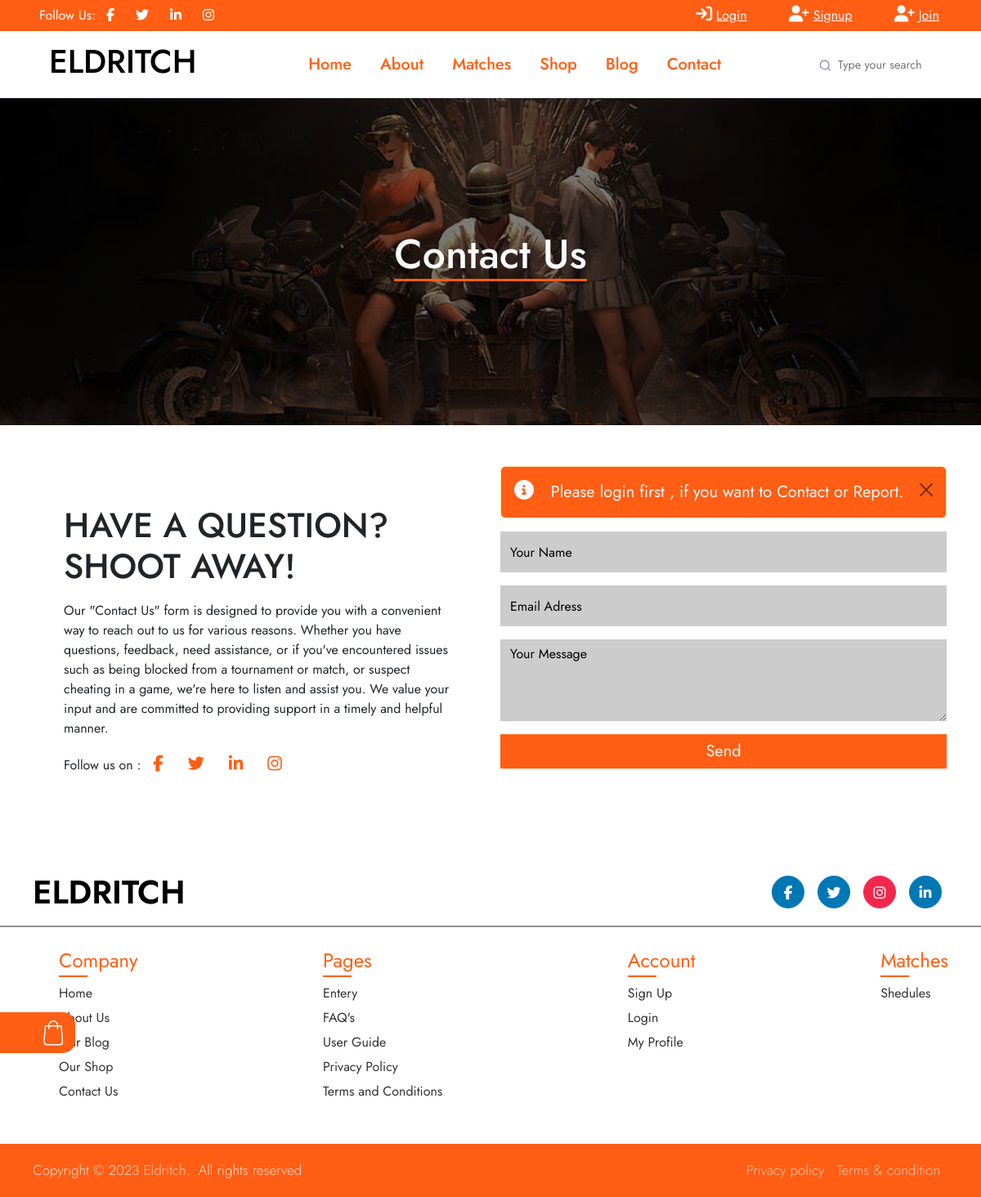
The page /contact.php on the database its author committed.
### tables this page shows
CREATE TABLE `manage_website` (
  `id` int(11) NOT NULL,
  `site_title` varchar(255) NOT NULL,
  `site_name` varchar(255) NOT NULL,
  `site_logo` varchar(255) NOT NULL,
  `site_email` varchar(255) NOT NULL,
  `site_address` varchar(255) NOT NULL,
  `site_description` varchar(255) NOT NULL,
  `site_phone` varchar(255) NOT NULL,
  `site_currency` varchar(255) NOT NULL
);

CREATE TABLE `manage_contact_us` (
  `id` int(11) NOT NULL,
  `heading` varchar(255) NOT NULL,
  `disc` text NOT NULL
);

### admin/include/database.php (called while the page is built, shortened)
<?php
    class Database{
        private $server = "localhost";
        private $user   = "root";
        private $pwd    = "";
        private $dbname = "gamming_project";
        private $mysqli = "";
        private $result = array();
        private $conn = false;
        public function __construct(){
            if(!$this->conn){
                $this->mysqli = new mysqli($this->server, $this->user, $this->pwd, $this->dbname);
                $this->conn = true;
            }else{
                return true;
            }
        }
        public function sql($sql){
            $query = $this->mysqli->query($sql);
            if($query){
                $this->result = $query->fetch_all(MYSQLI_ASSOC);
                return true;
            }else{
                array_push($this->result, $this->mysqli->error);
                return false;
            }
        }
        public function getResult(){
            $val = $this->result;
            $this->result = array();
            return $val;
        }
    }
?>

### user/include/auth-check.php (called while the page is built, shortened)
<?php
include('admin/include/database.php');
$myObj = new Database();

### contact.php (the view, shortened to what this page needs)
<?php
    include('user/include/header.php');
    $fillmsg = '';
    if(isset($_SESSION['player'])){
        $player = $_SESSION['player'];
        if(isset($_POST['submit'])){
            $name = $myObj->escapeString($_POST['name']);
            $email  = $myObj->escapeString($_POST['email']);
            $message  = $myObj->escapeString($_POST['message']);
            $status = "Pending";
            if($name != '' && $email != '' && $message != ''){
                $myObj->select('manage_players', '*', "id = '$player", null, null);
                $run_check = $myObj->getResult();
                if($run_check > 0){
                    $params = [
                        'name' => $name,
                        'email' => $email,
                        'message' => $message,
                        'status' => $status,
                        'user_id' => $player,
                    ];
                    $myObj->insert('manage_reports', $params);
                    $result = $myObj->getResult();
                    if($result){
                        $_SESSION['report_msg'] ='<div class="alert alert-warning alert-dismissible fade show" role="alert">
                            <strong>Okey!</strong> Your Report Submitted Successfully
                            <button type="button" class="btn-close" data-bs-dismiss="alert" aria-label="Close"></button>
                        </div>';
                        echo '<script>window.location.href="user-profile.php"</script>';
                    }else{
                        $fillmsg = '<div class="alert alert-warning alert-dismissible fade show" role="alert">
                            <strong>Something Wrong!</strong> Report Subbmtion Failed.
                            <button type="button" class="btn-close" data-bs-dismiss="alert" aria-label="Close"></button>
                        </div>';
                    }
                }
            }
        } else{
            $fillmsg = '<div class="alert alert-warning alert-dismissible fade show" role="alert">
                <strong>Remember!</strong> All feilds are required
                <button type="button" class="btn-close" data-bs-dismiss="alert" aria-label="Close"></button>
            </div>';
        }
    }else{
        $fillmsg = '<div class="alert alert-warning alert-dismissible fade show not-login-alert" role="alert">
                        <strong><i class="fa-solid fa-circle-info fs-4 text-light"></i></strong>
                          <span class="fs-5 ms-3 text-light">
                        Please login first , if you want to Contact or Report.
                    </span>
                        <button type="button" class="btn-close text-light" data-bs-dismiss="alert" aria-label="Close"></button>
                    </div>';
    }
    $myObj->sql('SELECT * FROM manage_contact_us');
    $pageData = $myObj->getResult();
    if (!empty($pageData)) {
        foreach ($pageData as $pg_row) {
            $pg_heading  = $pg_row['heading'];
            $pg_disc     = $pg_row['disc'];
        }
    }
?>
<div class="container-fluid bannerBg" style="background: linear-gradient(rgba(0, 0, 0, 0.5), rgba(0, 0, 0, 0.5)),url(user/assets/images/contact.jpg);">
    <div class="row">
        <div class="col text-light">
            <h2 class="h1 title">Contact Us</h2>
        </div>
    </div>
</div>
<div class="container-fluid content">
    <div class="container">
        <div class="row">
            <div class="col-lg-6 p-5 position-relative">
                <h2 class="title">
                    <?php echo $pg_heading;?>
                </h2>
                <p class="mt-2">
                <?php echo $pg_disc;?>
                </p>
                <div class="row">
                <div class="col">
                    <div class="d-flex align-items-center">
                        <p class="m-0">Follow us on :</p>
                        <a class="btn-about-link" href="<?php echo $facebook; ?>"><i class="fab fa-facebook-f"></i></a>
                        <a class="btn-about-link" href="<?php echo $twitter; ?>"><i class="fab fa-twitter"></i></a>
                        <a class="btn-about-link" href="<?php echo $linkd; ?>"><i class="fab fa-linkedin-in"></i></a>
                        <a class="btn-about-link" href="<?php echo $insta; ?>"><i class="fab fa-instagram"></i></a>
                    </div>
                </div>
                </div>
            </div>
            <div class="col-lg-6">
              <?php echo $fillmsg; ?>
                <form method="post" class="contact-form mt-2">
                    <div class="mb-3">
                        <input type="text" name="name" class="form-control" placeholder="Your Name" id="exampleInputEmail1"
                            aria-describedby="emailHelp">
                    </div>
                    <div class="mb-3">
                        <input type="email" name="email" class="form-control" placeholder="Email Adress" id="exampleInputPassword1">
                    </div>
                    <div class="mb-3">
                        <textarea name="message" class="form-control textarea text-aria" placeholder="Your Message"
                            aria-label="With textarea"></textarea>
                    </div>
                    <div class="form-button text-center mt-2">
                        <button type="submit" name="submit" class="btn">Send</button>
                    </div>
                </form>
            </div>
        </div>
    </div>
</div>
<?php include('user\include\footer.php') ?>

### user/include/header.php (shortened to what this page needs)
<?php
    include('user/include/auth-check.php');
    $auth_check = false;
$myObj->sql("SELECT * From manage_website");
$run = $myObj->getResult();
if ($run > 0) {
    foreach ($run as $data) {
        $site_title   = $data['site_title'];
    }
}
$myObj->sql("SELECT * From manage_site_socials");
$runSocials = $myObj->getResult();
if ($runSocials > 0) {
    foreach ($runSocials as $data) {
        $facebook   = $data['facebook'];
        $twitter    = $data['twitter'];
        $linkd      = $data['linkd'];
        $insta      = $data['insta'];
    }
}
?>
<!DOCTYPE html>
<html lang="en">
<head>
    <link href="https://cdn.jsdelivr.net/npm/bootstrap@5.2.1/dist/css/bootstrap.min.css" rel="stylesheet"
 />
    <link href="https://cdnjs.cloudflare.com/ajax/libs/font-awesome/5.10.0/css/all.min.css" rel="stylesheet" />
    <link rel="stylesheet" href="https://cdnjs.cloudflare.com/ajax/libs/font-awesome/6.4.2/css/all.min.css"
 />
    <link href="https://cdn.jsdelivr.net/npm/bootstrap-icons@1.4.1/font/bootstrap-icons.css" rel="stylesheet" />
    <link href="https://cdn.jsdelivr.net/npm/simple-datatables@7.1.2/dist/style.min.css" rel="stylesheet" />
    <link href="user/assets/lib/owlcarousel/assets/owl.carousel.min.css" rel="stylesheet" />
    <link href="user/assets/lib/fancy-box/jquery.fancybox.min.css" rel="stylesheet" />
    <link rel="stylesheet" href="user/assets/css/style.css" />
</head>
<body>
    <div class="container-fluid top-bar px-0 py-1 py-lg-0">
        <div class="row g-0  d-flex topBarInner">
            <div class="col d-none d-lg-block ps-5 text-start topBarInner2">
                <div class="h-100 d-inline-flex align-items-center text-white topBarInner3">
                    <span>Follow Us:</span>
                    <a class="btn btn-link" href="<?php echo $facebook; ?>"><i class="fab fa-facebook-f"></i></a>
                    <a class="btn btn-link" href="<?php echo $twitter; ?>"><i class="fab fa-twitter"></i></a>
                    <a class="btn btn-link" href="<?php echo $linkd; ?>"><i class="fab fa-linkedin-in"></i></a>
                    <a class="btn btn-link" href="<?php echo $insta; ?>"><i class="fab fa-instagram"></i></a>
                </div>
            </div>
            <div class="col text-start">
            </div>
            <div class="col-8 col-md-4 text-center <?= $auth_check ? 'd-none' : 'd-flex' ?> align-items-center justify-content-evenly">
                <div>
                    <i class="fa-solid fa-arrow-right-to-bracket fs-5 text-light"></i>
                    <a href="login.php" class="text-light me2">
                        Login
                    </a>
                </div>
                <div>
                    <i class="fa-solid fa-user-plus fs-5 text-light"></i>
                    <a href="signup.php" class="text-light me2">
                        Signup
                    </a>
                </div>
                <div>
                    <i class="fa-solid fa-user-plus fs-5 text-light"></i>
                    <a href="candidate.php" class="text-light me2">
                        Join
                    </a>
                </div>
            </div>
        </div>
    </div>
    <div class="container-fluid g-0 " id="nav-sticky">
        <nav class="navbar navbar-expand-lg">
            <div class="container-fluid">
                <a class="navbar-brand" href="index.php">
                    <h1 class="ms-5"><?php echo $site_title; ?></h1>
                </a>
                <div class="collapse navbar-collapse" id="navbarTogglerDemo02">
                    <ul class="navbar-nav mx-auto mb-2 mb-lg-0">
                        <li class="nav-item Header-item">
                            <a class="menu-item active" href="index.php">Home</a>
                        </li>
                        <li class="nav-item Header-item">
                            <a class="menu-item" href="about.php">About</a>
                        </li>
                        <li class="nav-item Header-item">
                            <a class="menu-item" href="shedule.php">Matches</a>
                        </li>
                        <li class="nav-item Header-item">
                            <a class="menu-item" href="shop.php">Shop</a>
                        </li>
                        <li class="nav-item Header-item">
                            <a class="menu-item" href="blog.php">Blog</a>
                        </li>
                        <li class="nav-item Header-item">
                            <a class="menu-item" href="contact.php">Contact</a>
                        </li>
                    </ul>
                    <form class="search-form" method="GET" action="search.php">
                        <button class="search-button">
                            <svg width="17" height="16" fill="none" xmlns="http://www.w3.org/2000/svg" role="img"
                                aria-labelledby="search">
                                <path
                                    d="M7.667 12.667A5.333 5.333 0 107.667 2a5.333 5.333 0 000 10.667zM14.334 14l-2.9-2.9"
                                    stroke="currentColor" stroke-width="1.333" stroke-linecap="round"
                                    stroke-linejoin="round"></path>
                            </svg>
                        </button>
                        <input class="search-input w-100" placeholder="Type your search" name="search" required="" type="text">
                    </form>
                </div>
            </div>
        </nav>
    </div>
    <div id="cart">
        <a href="my-cart.php" data-quantity="" class="Cart_Btn text-decoration-none">
        </a>
    </div>

### user/include/footer.php (shortened to what this page needs)
<footer>
    <div class="content">
        <div class="top">
            <div class="logo-details">
                <span class="logo_name text-capitalize"><?php echo $site_title; ?></span>
            </div>
            <div class="media-icons">
                <a href="<?php echo $facebook; ?>"><i class="fab fa-facebook-f"></i></a>
                <a href="<?php echo $twitter; ?>"><i class="fab fa-twitter"></i></a>
                <a href="<?php echo $insta; ?>"><i class="fab fa-instagram"></i></a>
                <a href="<?php echo $linkd; ?>"><i class="fab fa-linkedin-in"></i></a>
            </div>
        </div>
        <div class="link-boxes">
            <ul class="footer_box">
                <li class="link_name">Company</li>
                <li><a href="index.php">Home</a></li>
                <li><a href="about.php">About Us</a></li>
                <li><a href="blog.php">Our Blog</a></li>
                <li><a href="shop.php">Our Shop</a></li>
                <li><a href="contact.php">Contact Us</a></li>
            </ul>
            <ul class="footer_box">
                <li class="link_name">Pages</li>
                <li><a href="candidate.php">Entery</a></li>
                <li><a href="faq-page.php">FAQ's</a></li>
                <li><a href="user-guide.php">User Guide</a></li>
                <li><a href="policy.php">Privacy Policy</a></li>
                <li><a href="terms-and-condition.php">Terms and Conditions</a></li>
            </ul>
            <ul class="footer_box">
                <li class="link_name">Account</li>
                <li><a href="signup.php">Sign Up</a></li>
                <li><a href="login.php">Login</a></li>
                <li><a href="user-profile.php">My Profile</a></li>
            </ul>
            <ul class="footer_box">
                <li class="link_name">Matches</li>
                <li><a href="Shedule.php">Shedules</a></li>
            </ul>
        </div>
    </div>
    <div class="bottom-details">
        <div class="bottom_text">
            <span class="copyright_text">Copyright © 2023 <a href="#">Eldritch.</a>All rights reserved</span>
            <span class="policy_terms">
                <a href="policy.php">Privacy policy</a>
                <a href="terms-and-condition.php">Terms &amp; condition</a>
            </span>
        </div>
    </div>
</footer>
</body>
</html>

### rows shown on the page
manage_website: site_title "ELDRITCH"
manage_contact_us: heading "HAVE A QUESTION? SHOOT AWAY!", disc "Our \"Contact Us\" form is designed to provide you with a convenient way to reach out to us for various reasons. Whether you have questions, feedback, need assistance, or if you've encountered issues such as being blocked from a tournament or match, or suspect cheating in a game, we're here to listen and assist you. We value your input and are committed to providing support in a timely and helpful manner."
